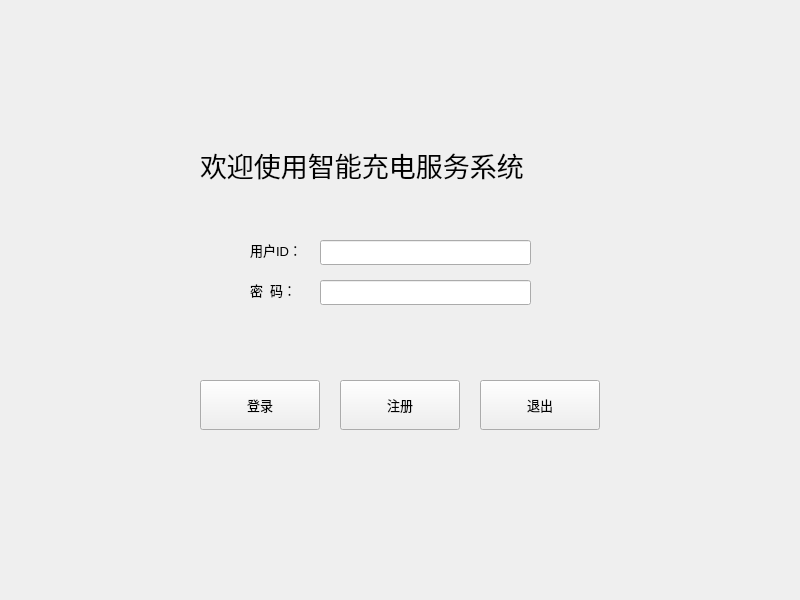
<?xml version="1.0" encoding="UTF-8"?>
<ui version="4.0">
 <class>StartWindow</class>
 <widget class="QWidget" name="StartWindow">
  <property name="geometry">
   <rect>
    <x>0</x>
    <y>0</y>
    <width>800</width>
    <height>600</height>
   </rect>
  </property>
  <property name="windowTitle">
   <string>Form</string>
  </property>
  <widget class="QLabel" name="usrLab">
   <property name="geometry">
    <rect>
     <x>250</x>
     <y>240</y>
     <width>61</width>
     <height>20</height>
    </rect>
   </property>
   <property name="font">
    <font>
     <pointsize>10</pointsize>
    </font>
   </property>
   <property name="text">
    <string>用户ID：</string>
   </property>
  </widget>
  <widget class="QPushButton" name="logon">
   <property name="geometry">
    <rect>
     <x>340</x>
     <y>380</y>
     <width>120</width>
     <height>50</height>
    </rect>
   </property>
   <property name="font">
    <font>
     <pointsize>10</pointsize>
    </font>
   </property>
   <property name="text">
    <string>注册</string>
   </property>
  </widget>
  <widget class="QPushButton" name="login">
   <property name="geometry">
    <rect>
     <x>200</x>
     <y>380</y>
     <width>120</width>
     <height>50</height>
    </rect>
   </property>
   <property name="font">
    <font>
     <pointsize>10</pointsize>
    </font>
   </property>
   <property name="text">
    <string>登录</string>
   </property>
  </widget>
  <widget class="QLineEdit" name="password">
   <property name="geometry">
    <rect>
     <x>320</x>
     <y>280</y>
     <width>211</width>
     <height>25</height>
    </rect>
   </property>
  </widget>
  <widget class="QLineEdit" name="username">
   <property name="geometry">
    <rect>
     <x>320</x>
     <y>240</y>
     <width>211</width>
     <height>25</height>
    </rect>
   </property>
  </widget>
  <widget class="QPushButton" name="quit">
   <property name="geometry">
    <rect>
     <x>480</x>
     <y>380</y>
     <width>120</width>
     <height>50</height>
    </rect>
   </property>
   <property name="font">
    <font>
     <pointsize>10</pointsize>
    </font>
   </property>
   <property name="text">
    <string>退出</string>
   </property>
  </widget>
  <widget class="QLabel" name="welcome">
   <property name="geometry">
    <rect>
     <x>200</x>
     <y>140</y>
     <width>400</width>
     <height>50</height>
    </rect>
   </property>
   <property name="sizePolicy">
    <sizepolicy hsizetype="Preferred" vsizetype="Preferred">
     <horstretch>0</horstretch>
     <verstretch>0</verstretch>
    </sizepolicy>
   </property>
   <property name="font">
    <font>
     <family>华光隶书_CNKI</family>
     <pointsize>20</pointsize>
     <weight>50</weight>
     <italic>false</italic>
     <bold>false</bold>
    </font>
   </property>
   <property name="styleSheet">
    <string notr="true"/>
   </property>
   <property name="text">
    <string>欢迎使用智能充电服务系统</string>
   </property>
  </widget>
  <widget class="QLabel" name="passLab">
   <property name="geometry">
    <rect>
     <x>250</x>
     <y>280</y>
     <width>61</width>
     <height>20</height>
    </rect>
   </property>
   <property name="font">
    <font>
     <pointsize>10</pointsize>
    </font>
   </property>
   <property name="text">
    <string>密  码：</string>
   </property>
  </widget>
 </widget>
 <resources/>
 <connections/>
</ui>
